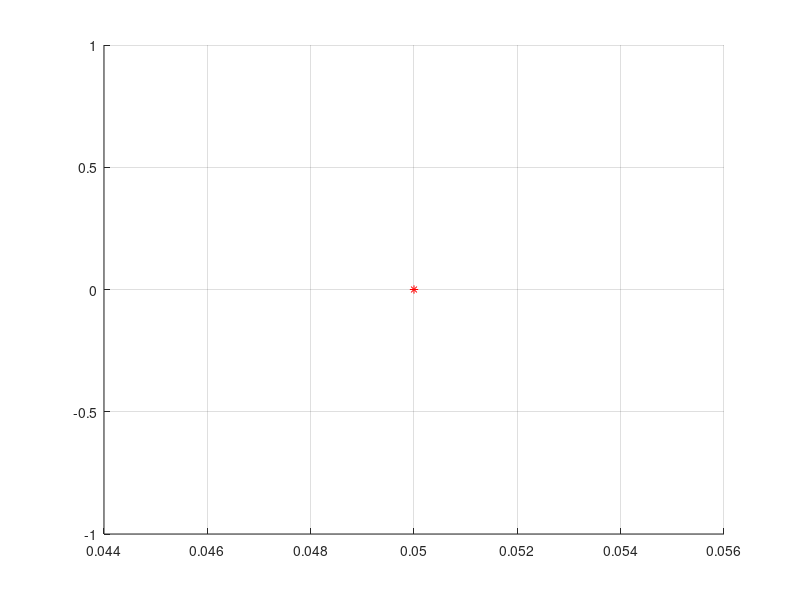

Here is the MATLAB script that generated this plot: (Note: this script raises an error after producing the figure.)
%% In this program we are calculating primitive for given Ackermann vehicles
%
%function is working with max_steering_angle, car wheelbase and resolution

clear all;
close all;

steering_angle = 30;
wheelbase = 0.65;
resolution = 0.05;

max_dist = 5.0; 
numberOfAngle = 16; % only working with 16 angles
numberOfIntermediatePose = 10;

steering_angle_max = steering_angle*pi/180; % in radiants
min_radius = wheelbase/tan(steering_angle_max);

long_distance_factor = 10; % 10 times make bigger direct primitives

forward_move = 1;
bacward_move = 1;

% forward primitives costs
forward_penalty = 2; 
long_forward_penalty = 1;
curve_forward_penalty = 1;

% bacward primitives costs
bacward_penalty = 4; 
long_bacward_penalty = 3;
curve_bacward_penalty = 3;

print_stuff=1;

if(print_stuff==1)
    figure();
    hold on;
    grid on;
end

primID = 1;

start_position = [0 0];
for_loop_search = [resolution:resolution:max_dist];

% Straight lines x-y points
k = 2;
y = [0:k-1 k*ones(1,2*k+1) k-1:-1:-k+1 -k*ones(1,2*k+1) -k+1:-1];
x = -[-k*ones(1,k) [-k:k-1] k*ones(1,2*k+1) k-1:-1:-k -k*ones(1,k-1)];

% 16 number of angles
angles = [atan2(0,1) atan2(1,2) atan2(1,1) atan2(2,1) atan2(1,0) atan2(2,-1) atan2(1,-1) atan2(1,-2) atan2(0,-1) atan2(-1,-2) atan2(-1,-1) atan2(-2,-1) atan2(-1,0) atan2(-2,1) atan2(-1,1) atan2(-1,2)];

% atan2(0,1) direction 0
% atan2(1,2  direction 1                        6   5   4   3   2
% atan2(1,1)  direction 2                               |       
% atan2(2,1) direction 3                        7       |       1
% atan2(1 0)  direction 4                               |
% atan(2,-1) direction 5                        8 ------|------ 0                                           
% atan2(1, -1) direction 6                              |       
% atan2(1,-2) direction 7                       9       |      15  
% atan2(0, -1) direction 8                              |       
% atan2(-1,-2) direction 9                      10 11  12  13  14
% atan2(-1 -1)  direction 10                            
% atan2(-2,-1)  direction 11                   
% atan2(-1,0) direction 12
% atan2(-2,1) direction 13
% atan2(-1,1) direction 14
% atan2(-1,2) direction 15



%% forward move start-----------------------------------------------------------------------------------
if (forward_move ==1 ) 
degree = 1;

while degree <= 16
    if (degree == 2 || degree == 4 || degree == 6 || degree == 8 || degree == 10 || degree == 12 || degree == 14 || degree == 16)
        if(print_stuff==1)
        hold on;
        grid on;
        plot(x(degree)*resolution, y(degree)*resolution, 'r*')
        end
        straight_start_pose_theta = angles(degree);
        straight_start_pose = [start_position straight_start_pose_theta];

        end_position = [x(degree)*resolution y(degree)*resolution];
        straight_end_pose_theta = straight_start_pose_theta;
        straight_end_pose = [end_position straight_end_pose_theta];
        
        end_position_long = [x(degree)*resolution*long_distance_factor y(degree)*resolution*long_distance_factor];
        straight_end_pose_long = [end_position_long straight_end_pose_theta];

        [clotoid_check_straight, p_straight, L ] = clotoide(straight_start_pose, straight_end_pose, numberOfIntermediatePose, min_radius);
        [clotoid_check_straight_long, p_straight_long, L ] = clotoide(straight_start_pose, straight_end_pose_long, numberOfIntermediatePose, min_radius);

        [primID, send_primitives] = primitive_function(straight_start_pose, straight_end_pose, p_straight, straight_start_pose, straight_end_pose_long, p_straight_long, primID, resolution, forward_penalty, long_forward_penalty, angles, print_stuff);
        primitives(primID-2) = send_primitives(primID-2);
        primitives(primID-1) = send_primitives(primID-1);
        
        degree = degree + 1;
    else
        if(print_stuff==1)
        hold on;
        grid on;
        plot(x(degree)*(resolution/2), y(degree)*(resolution/2), 'r*')
        end    
        straight_start_pose_theta = angles(degree);
        straight_start_pose = [start_position straight_start_pose_theta];

        end_position = [x(degree)*(resolution/2) y(degree)*(resolution/2)];
        straight_end_pose_theta = straight_start_pose_theta;
        straight_end_pose = [end_position straight_end_pose_theta];
        
        end_position_long = [x(degree)*(resolution/2)*long_distance_factor y(degree)*(resolution/2)*long_distance_factor];
        straight_end_pose_long = [end_position_long straight_end_pose_theta];

        [clotoid_check_straight, p_straight, L ] = clotoide(straight_start_pose, straight_end_pose, numberOfIntermediatePose, min_radius);
        [clotoid_check_straight_long, p_straight_long, L ] = clotoide(straight_start_pose, straight_end_pose_long, numberOfIntermediatePose, min_radius);
        
        [primID, send_primitives] = primitive_function(straight_start_pose, straight_end_pose, p_straight, straight_start_pose, straight_end_pose_long, p_straight_long, primID, resolution, forward_penalty, long_forward_penalty, angles, print_stuff);
        primitives(primID-2) = send_primitives(primID-2);
        primitives(primID-1) = send_primitives(primID-1);
        
        degree = degree + 1; 
    end
end

%% For loop Quadrants:

for degree_number = 1:16
    
%%%%%%%%%%%%%%%%%%%%%%%%%%%%%%%%%%%%%%%%%%%%%%%%%%%%%%%%%%%%%%%%%%%%%%%%%%%%%%%%%%%%%%%%%%%%%%    
    if (degree_number == 1 || degree_number == 2 || degree_number == 3 || degree_number == 4) %% Quadrant 1
        
        start_pose_theta = angles(degree_number+1);
        start_pose = [start_position start_pose_theta];
        if (degree_number ~= 1)
        end_pose_theta = angles(degree_number-1);

        start_pose_theta_2 = angles(degree_number-1);    
        start_pose_2 = [start_position start_pose_theta_2];
        end
        end_pose_theta_2 = angles(degree_number+1);
        
        if (degree_number == 1)
        % d1
        end_pose_theta = angles(16);

        start_pose_theta_2 = angles(16);    
        start_pose_2 = [start_position start_pose_theta_2];
        
        for x_position = for_loop_search
            final_position = [x_position 0];
            end_pose = [final_position end_pose_theta];
            [clotoid_check, p, L ] = clotoide(start_pose, end_pose, numberOfIntermediatePose, min_radius);

            x_position_2 = x_position;
            final_position_2 = [x_position_2 0];
            end_pose_2 = [final_position_2 end_pose_theta_2];
            [clotoid_check_2, p_2, L ] = clotoide(start_pose_2, end_pose_2, numberOfIntermediatePose, min_radius);

            if (clotoid_check == true && clotoid_check_2 == true)
                [primID, send_primitives] = primitive_function(start_pose, end_pose, p, start_pose_2, end_pose_2, p_2, primID, resolution, curve_forward_penalty, curve_forward_penalty, angles, print_stuff);
                primitives(primID-2) = send_primitives(primID-2);
                primitives(primID-1) = send_primitives(primID-1);
                break 
            end   
        end
        end

        % d2 and d3
        if(degree_number == 2)
        for y_position = for_loop_search
            final_position = [y_position*2 y_position];
            end_pose = [final_position end_pose_theta];
            [clotoid_check, p, L ] = clotoide(start_pose, end_pose, numberOfIntermediatePose, min_radius);

            y_position_2 = y_position;
            final_position_2 = [y_position_2*2 y_position_2];
            end_pose_2 = [final_position_2 end_pose_theta_2];
            [clotoid_check_2, p_2, L ] = clotoide(start_pose_2, end_pose_2, numberOfIntermediatePose, min_radius);

            if (clotoid_check == true && clotoid_check_2 == true)
                [primID, send_primitives] = primitive_function(start_pose, end_pose, p, start_pose_2, end_pose_2, p_2, primID, resolution, curve_forward_penalty, curve_forward_penalty, angles, print_stuff);
                primitives(primID-2) = send_primitives(primID-2);
                primitives(primID-1) = send_primitives(primID-1);
                break
            end 
        end
        end

        % d4 
        if(degree_number == 3)     
        for x_position = for_loop_search
            y_position = x_position;
            final_position = [x_position y_position];
            end_pose = [final_position end_pose_theta];
            [clotoid_check, p, L ] = clotoide(start_pose, end_pose, numberOfIntermediatePose, min_radius);

            x_position_2 = x_position;
            y_position_2 = x_position_2;
            final_position_2 = [x_position_2 y_position_2];
            end_pose_2 = [final_position_2 end_pose_theta_2];
            [clotoid_check_2, p_2, L ] = clotoide(start_pose_2, end_pose_2, numberOfIntermediatePose, min_radius);

            if (clotoid_check == true && clotoid_check_2 == true)
                [primID, send_primitives] = primitive_function(start_pose, end_pose, p, start_pose_2, end_pose_2, p_2, primID, resolution, curve_forward_penalty, curve_forward_penalty, angles, print_stuff);
                primitives(primID-2) = send_primitives(primID-2);
                primitives(primID-1) = send_primitives(primID-1);
                break
            end 
        end
        end
        
        %  d5 and d6
        if(degree_number == 4)
        for x_position = for_loop_search
            final_position = [x_position x_position*2];
            end_pose = [final_position end_pose_theta];
            [clotoid_check, p, L ] = clotoide(start_pose, end_pose, numberOfIntermediatePose, min_radius);

            x_position_2 = x_position;
            final_position_2 = [x_position_2 x_position_2*2];
            end_pose_2 = [final_position_2 end_pose_theta_2];
            [clotoid_check_2, p_2, L ] = clotoide(start_pose_2, end_pose_2, numberOfIntermediatePose, min_radius);

            if (clotoid_check == true && clotoid_check_2 == true)
                [primID, send_primitives] = primitive_function(start_pose, end_pose, p, start_pose_2, end_pose_2, p_2, primID, resolution, curve_forward_penalty, curve_forward_penalty, angles, print_stuff);
                primitives(primID-2) = send_primitives(primID-2);
                primitives(primID-1) = send_primitives(primID-1);
                break
            end 
        end
        end
     end
    
%%%%%%%%%%%%%%%%%%%%%%%%%%%%%%%%%%%%%%%%%%%%%%%%%%%%%%%%%%%%%%%%%%%%%%%%%%%%%%%%%%%%%%%%%%%%%%%%%%%%%%%
   if (degree_number == 5 || degree_number == 6 || degree_number == 7 || degree_number == 8) %% Quadrant 2
        
        start_pose_theta = angles(degree_number+1);
        start_pose = [start_position start_pose_theta];

        end_pose_theta = angles(degree_number-1);

        start_pose_theta_2 = angles(degree_number-1);    
        start_pose_2 = [start_position start_pose_theta_2];

        end_pose_theta_2 = angles(degree_number+1);
       
       if (degree_number == 5)
        % d1

        for y_position = for_loop_search
            final_position = [0 y_position];
            end_pose = [final_position end_pose_theta];
            [clotoid_check, p, L ] = clotoide(start_pose, end_pose, numberOfIntermediatePose, min_radius);

            y_position_2 = y_position;
            final_position_2 = [0 y_position_2];
            end_pose_2 = [final_position_2 end_pose_theta_2];
            [clotoid_check_2, p_2, L ] = clotoide(start_pose_2, end_pose_2, numberOfIntermediatePose, min_radius);

            if (clotoid_check == true && clotoid_check_2 == true)
                [primID, send_primitives] = primitive_function(start_pose, end_pose, p, start_pose_2, end_pose_2, p_2, primID, resolution, curve_forward_penalty, curve_forward_penalty, angles, print_stuff);
                primitives(primID-2) = send_primitives(primID-2);
                primitives(primID-1) = send_primitives(primID-1);
                break 
            end   
        end
        end

        % d2 and d3
        if(degree_number == 6)
        for x_position = for_loop_search
            final_position = [-x_position x_position*2];
            end_pose = [final_position end_pose_theta];
            [clotoid_check, p, L ] = clotoide(start_pose, end_pose, numberOfIntermediatePose, min_radius);

            x_position_2 = x_position;
            final_position_2 = [-x_position_2 x_position_2*2];
            end_pose_2 = [final_position_2 end_pose_theta_2];
            [clotoid_check_2, p_2, L ] = clotoide(start_pose_2, end_pose_2, numberOfIntermediatePose, min_radius);

            if (clotoid_check == true && clotoid_check_2 == true)
                [primID, send_primitives] = primitive_function(start_pose, end_pose, p, start_pose_2, end_pose_2, p_2, primID, resolution, curve_forward_penalty, curve_forward_penalty, angles, print_stuff);
                primitives(primID-2) = send_primitives(primID-2);
                primitives(primID-1) = send_primitives(primID-1);
                break
            end 
        end   
        end

        % d4 
        if(degree_number == 7)
        for x_position = for_loop_search
            y_position = x_position;
            final_position = [-x_position y_position];
            end_pose = [final_position end_pose_theta];
            [clotoid_check, p, L ] = clotoide(start_pose, end_pose, numberOfIntermediatePose, min_radius);

            x_position_2 = x_position;
            y_position_2 = x_position_2;
            final_position_2 = [-x_position_2 y_position_2];
            end_pose_2 = [final_position_2 end_pose_theta_2];
            [clotoid_check_2, p_2, L ] = clotoide(start_pose_2, end_pose_2, numberOfIntermediatePose, min_radius);

            if (clotoid_check == true && clotoid_check_2 == true)
                [primID, send_primitives] = primitive_function(start_pose, end_pose, p, start_pose_2, end_pose_2, p_2, primID, resolution, curve_forward_penalty, curve_forward_penalty, angles, print_stuff);
                primitives(primID-2) = send_primitives(primID-2);
                primitives(primID-1) = send_primitives(primID-1);
                break
            end 
        end
        end
       
        
        % d5 and d6
        if(degree_number == 8)
        for y_position = for_loop_search
            final_position = [-y_position*2 y_position];
            end_pose = [final_position end_pose_theta];
            [clotoid_check, p, L ] = clotoide(start_pose, end_pose, numberOfIntermediatePose, min_radius);

            y_position_2 = y_position;
            final_position_2 = [-y_position_2*2 y_position_2];
            end_pose_2 = [final_position_2 end_pose_theta_2];
            [clotoid_check_2, p_2, L ] = clotoide(start_pose_2, end_pose_2, numberOfIntermediatePose, min_radius);

            if (clotoid_check == true && clotoid_check_2 == true)
                [primID, send_primitives] = primitive_function(start_pose, end_pose, p, start_pose_2, end_pose_2, p_2, primID, resolution, curve_forward_penalty, curve_forward_penalty, angles, print_stuff);
                primitives(primID-2) = send_primitives(primID-2);
                primitives(primID-1) = send_primitives(primID-1);
                break
            end 
        end
        end    
    end
    
    
% %%%%%%%%%%%%%%%%%%%%%%%%%%%%%%%%%%%%%%%%%%%%%%%%%%%%%%%%%%%%%%%%%%%%%%%%%%%%%%%%%%%%%%%%%%%%%%%%%%%%    
    if (degree_number == 9 || degree_number == 10 || degree_number == 11 || degree_number == 12) %% Quadrant 3
        
        start_pose_theta = angles(degree_number+1);
        start_pose = [start_position start_pose_theta];
        
        end_pose_theta = angles(degree_number-1);

        start_pose_theta_2 = angles(degree_number-1);    
        start_pose_2 = [start_position start_pose_theta_2];
        
        end_pose_theta_2 = angles(degree_number+1);
        
        % d1 
        if (degree_number == 9)       
        for x_position = for_loop_search
            final_position = [-x_position 0];
            end_pose = [final_position end_pose_theta];
            [clotoid_check, p, L ] = clotoide(start_pose, end_pose, numberOfIntermediatePose, min_radius);

            x_position_2 = x_position;
            final_position_2 = [-x_position_2 0];
            end_pose_2 = [final_position_2 end_pose_theta_2];
            [clotoid_check_2, p_2, L ] = clotoide(start_pose_2, end_pose_2, numberOfIntermediatePose, min_radius);

            if (clotoid_check == true && clotoid_check_2 == true)
                [primID, send_primitives] = primitive_function(start_pose, end_pose, p, start_pose_2, end_pose_2, p_2, primID, resolution, curve_forward_penalty, curve_forward_penalty, angles, print_stuff);
                primitives(primID-2) = send_primitives(primID-2);
                primitives(primID-1) = send_primitives(primID-1);
                break 
            end   
        end
        end

        % d2 and d3
        if(degree_number == 10)
        for y_position = for_loop_search
            final_position = [-y_position*2 -y_position];
            end_pose = [final_position end_pose_theta];
            [clotoid_check, p, L ] = clotoide(start_pose, end_pose, numberOfIntermediatePose, min_radius);

            y_position_2 = y_position;
            final_position_2 = [-y_position_2*2 -y_position_2];
            end_pose_2 = [final_position_2 end_pose_theta_2];
            [clotoid_check_2, p_2, L ] = clotoide(start_pose_2, end_pose_2, numberOfIntermediatePose, min_radius);

            if (clotoid_check == true && clotoid_check_2 == true)
                [primID, send_primitives] = primitive_function(start_pose, end_pose, p, start_pose_2, end_pose_2, p_2, primID, resolution, curve_forward_penalty, curve_forward_penalty, angles, print_stuff);
                primitives(primID-2) = send_primitives(primID-2);
                primitives(primID-1) = send_primitives(primID-1);
                break
            end 
        end
        end

        % d4 
        if(degree_number == 11)     
        for x_position = for_loop_search
            y_position = x_position;
            final_position = [-x_position -y_position];
            end_pose = [final_position end_pose_theta];
            [clotoid_check, p, L ] = clotoide(start_pose, end_pose, numberOfIntermediatePose, min_radius);

            x_position_2 = x_position;
            y_position_2 = x_position_2;
            final_position_2 = [-x_position_2 -y_position_2];
            end_pose_2 = [final_position_2 end_pose_theta_2];
            [clotoid_check_2, p_2, L ] = clotoide(start_pose_2, end_pose_2, numberOfIntermediatePose, min_radius);

            if (clotoid_check == true && clotoid_check_2 == true)
                [primID, send_primitives] = primitive_function(start_pose, end_pose, p, start_pose_2, end_pose_2, p_2, primID, resolution, curve_forward_penalty, curve_forward_penalty, angles, print_stuff);
                primitives(primID-2) = send_primitives(primID-2);
                primitives(primID-1) = send_primitives(primID-1);
                break
            end 
        end
        end
        
        %  d5 and d6
        if(degree_number == 12)
        for x_position = for_loop_search
            final_position = [-x_position -x_position*2];
            end_pose = [final_position end_pose_theta];
            [clotoid_check, p, L ] = clotoide(start_pose, end_pose, numberOfIntermediatePose, min_radius);

            x_position_2 = x_position;
            final_position_2 = [-x_position_2 -x_position_2*2];
            end_pose_2 = [final_position_2 end_pose_theta_2];
            [clotoid_check_2, p_2, L ] = clotoide(start_pose_2, end_pose_2, numberOfIntermediatePose, min_radius);

            if (clotoid_check == true && clotoid_check_2 == true)
                [primID, send_primitives] = primitive_function(start_pose, end_pose, p, start_pose_2, end_pose_2, p_2, primID, resolution, curve_forward_penalty, curve_forward_penalty, angles, print_stuff);
                primitives(primID-2) = send_primitives(primID-2);
                primitives(primID-1) = send_primitives(primID-1);
                break
            end 
        end
        end
     end
    
    
    
% % %%%%%%%%%%%%%%%%%%%%%%%%%%%%%%%%%%%%%%%%%%%%%%%%%%%%%%%%%%%%%%%%%%%%%%%%%%%%%%%%%%%%%%%%%%%%%%%%%%%    
    if (degree_number == 13 || degree_number == 14 || degree_number == 15 || degree_number == 16) %% Quadrant 4
        if ( degree_number ~= 16)
        start_pose_theta = angles(degree_number+1);
        start_pose = [start_position start_pose_theta];

        end_pose_theta = angles(degree_number-1);

        start_pose_theta_2 = angles(degree_number-1);    
        start_pose_2 = [start_position start_pose_theta_2];

        end_pose_theta_2 = angles(degree_number+1);
        end
        % d1
        if (degree_number == 13)
        for y_position = for_loop_search
            final_position = [0 -y_position];
            end_pose = [final_position end_pose_theta];
            [clotoid_check, p, L ] = clotoide(start_pose, end_pose, numberOfIntermediatePose, min_radius);

            y_position_2 = y_position;
            final_position_2 = [0 -y_position_2];
            end_pose_2 = [final_position_2 end_pose_theta_2];
            [clotoid_check_2, p_2, L ] = clotoide(start_pose_2, end_pose_2, numberOfIntermediatePose, min_radius);

            if (clotoid_check == true && clotoid_check_2 == true)
                [primID, send_primitives] = primitive_function(start_pose, end_pose, p, start_pose_2, end_pose_2, p_2, primID, resolution, curve_forward_penalty, curve_forward_penalty, angles, print_stuff);
                primitives(primID-2) = send_primitives(primID-2);
                primitives(primID-1) = send_primitives(primID-1);
                break 
            end   
        end
        end

        % d2 and d3
        if(degree_number == 14)
        for x_position = for_loop_search
            final_position = [x_position -x_position*2];
            end_pose = [final_position end_pose_theta];
            [clotoid_check, p, L ] = clotoide(start_pose, end_pose, numberOfIntermediatePose, min_radius);

            x_position_2 = x_position;
            final_position_2 = [x_position_2 -x_position_2*2];
            end_pose_2 = [final_position_2 end_pose_theta_2];
            [clotoid_check_2, p_2, L ] = clotoide(start_pose_2, end_pose_2, numberOfIntermediatePose, min_radius);

            if (clotoid_check == true && clotoid_check_2 == true)
                [primID, send_primitives] = primitive_function(start_pose, end_pose, p, start_pose_2, end_pose_2, p_2, primID, resolution, curve_forward_penalty, curve_forward_penalty, angles, print_stuff);
                primitives(primID-2) = send_primitives(primID-2);
                primitives(primID-1) = send_primitives(primID-1);
                break
            end 
        end   
        end

        % d4 
        if(degree_number == 15)
        for x_position = for_loop_search
            y_position = x_position;
            final_position = [x_position -y_position];
            end_pose = [final_position end_pose_theta];
            [clotoid_check, p, L ] = clotoide(start_pose, end_pose, numberOfIntermediatePose, min_radius);

            x_position_2 = x_position;
            y_position_2 = x_position_2;
            final_position_2 = [x_position_2 -y_position_2];
            end_pose_2 = [final_position_2 end_pose_theta_2];
            [clotoid_check_2, p_2, L ] = clotoide(start_pose_2, end_pose_2, numberOfIntermediatePose, min_radius);

            if (clotoid_check == true && clotoid_check_2 == true)
                [primID, send_primitives] = primitive_function(start_pose, end_pose, p, start_pose_2, end_pose_2, p_2, primID, resolution, curve_forward_penalty, curve_forward_penalty, angles, print_stuff);
                primitives(primID-2) = send_primitives(primID-2);
                primitives(primID-1) = send_primitives(primID-1);
                break
            end 
        end
        end
       
        
        % d5 and d6
        if(degree_number == 16)
            start_pose_theta = angles(1);
            start_pose = [start_position start_pose_theta];

            end_pose_theta = angles(degree_number-1);

            start_pose_theta_2 = angles(degree_number-1);    
            start_pose_2 = [start_position start_pose_theta_2];

            end_pose_theta_2 = angles(1);
            
        for y_position = for_loop_search
            final_position = [y_position*2 -y_position];
            end_pose = [final_position end_pose_theta];
            [clotoid_check, p, L ] = clotoide(start_pose, end_pose, numberOfIntermediatePose, min_radius);

            y_position_2 = y_position;
            final_position_2 = [y_position_2*2 -y_position_2];
            end_pose_2 = [final_position_2 end_pose_theta_2];
            [clotoid_check_2, p_2, L ] = clotoide(start_pose_2, end_pose_2, numberOfIntermediatePose, min_radius);

            if (clotoid_check == true && clotoid_check_2 == true)
                [primID, send_primitives] = primitive_function(start_pose, end_pose, p, start_pose_2, end_pose_2, p_2, primID, resolution, curve_forward_penalty, curve_forward_penalty, angles, print_stuff);
                primitives(primID-2) = send_primitives(primID-2);
                primitives(primID-1) = send_primitives(primID-1);
                break
            end 
        end
        end    
    end
    
end

end  %% forward move end-----------------------------------------------------------------------------------


%% bacward move start-----------------------------------------------------------------------------------
if (bacward_move ==1 ) 
degree = 1;

while degree <= 16
    if (degree == 2 || degree == 4 || degree == 6 || degree == 8 || degree == 10 || degree == 12 || degree == 14 || degree == 16)
        if(print_stuff==1)
        hold on;
        grid on;
        plot(-x(degree)*resolution, -y(degree)*resolution, 'r*')
        end
        straight_start_pose_theta = angles(degree);
        straight_start_pose = [start_position straight_start_pose_theta];

        end_position = [-x(degree)*resolution -y(degree)*resolution];
        straight_end_pose_theta = straight_start_pose_theta;
        straight_end_pose = [end_position straight_end_pose_theta];
        
        end_position_long = [-x(degree)*resolution*long_distance_factor -y(degree)*resolution*long_distance_factor];
        straight_end_pose_long = [end_position_long straight_end_pose_theta];

        [clotoid_check_straight, f_p_straight, L ] = clotoide(straight_end_pose, straight_start_pose, numberOfIntermediatePose, min_radius);
        [clotoid_check_straight_long, f_p_straight_long, L ] = clotoide(straight_end_pose_long, straight_start_pose, numberOfIntermediatePose, min_radius);
        p_straight = flip(f_p_straight);
        p_straight_long = flip(f_p_straight_long);
        
        [primID, send_primitives] = primitive_function(straight_start_pose, straight_end_pose, p_straight, straight_start_pose, straight_end_pose_long, p_straight_long, primID, resolution, bacward_penalty, long_bacward_penalty, angles, print_stuff);
        primitives(primID-2) = send_primitives(primID-2);
        primitives(primID-1) = send_primitives(primID-1);
        
        degree = degree + 1;
    else
        if(print_stuff==1)
        hold on;
        grid on;
        plot(-x(degree)*(resolution/2), -y(degree)*(resolution/2), 'r*')
        end    
        straight_start_pose_theta = angles(degree);
        straight_start_pose = [start_position straight_start_pose_theta];

        end_position = [-x(degree)*(resolution/2) -y(degree)*(resolution/2)];
        straight_end_pose_theta = straight_start_pose_theta;
        straight_end_pose = [end_position straight_end_pose_theta];
        
        end_position_long = [-x(degree)*(resolution/2)*long_distance_factor -y(degree)*(resolution/2)*long_distance_factor];
        straight_end_pose_long = [end_position_long straight_end_pose_theta];

        [clotoid_check_straight, f_p_straight, L ] = clotoide(straight_end_pose, straight_start_pose, numberOfIntermediatePose, min_radius);
        [clotoid_check_straight_long, f_p_straight_long, L ] = clotoide(straight_end_pose_long, straight_start_pose, numberOfIntermediatePose, min_radius);
        p_straight = flip(f_p_straight);
        p_straight_long = flip(f_p_straight_long);
        
        [primID, send_primitives] = primitive_function(straight_start_pose, straight_end_pose, p_straight, straight_start_pose, straight_end_pose_long, p_straight_long, primID, resolution, bacward_penalty, long_bacward_penalty, angles, print_stuff);
        primitives(primID-2) = send_primitives(primID-2);
        primitives(primID-1) = send_primitives(primID-1);
        
        degree = degree + 1; 
    end
end

%% For loop Quadrants:

for degree_number = 1:16
    
%%%%%%%%%%%%%%%%%%%%%%%%%%%%%%%%%%%%%%%%%%%%%%%%%%%%%%%%%%%%%%%%%%%%%%%%%%%%%%%%%%%%%%%%%%%%%%    
    if (degree_number == 1 || degree_number == 2 || degree_number == 3 || degree_number == 4) %% Quadrant 1
        
        start_pose_theta = angles(degree_number+1);
        start_pose = [start_position start_pose_theta];
        if (degree_number ~= 1)
        end_pose_theta = angles(degree_number-1);

        start_pose_theta_2 = angles(degree_number-1);    
        start_pose_2 = [start_position start_pose_theta_2];
        end
        end_pose_theta_2 = angles(degree_number+1);
        
        if (degree_number == 1)
        % d1
        end_pose_theta = angles(16);

        start_pose_theta_2 = angles(16);    
        start_pose_2 = [start_position start_pose_theta_2];
        
        for x_position = for_loop_search
            final_position = [-x_position 0];
            end_pose = [final_position end_pose_theta];
            [clotoid_check, f_p, L ] = clotoide(end_pose, start_pose, numberOfIntermediatePose, min_radius);

            x_position_2 = x_position;
            final_position_2 = [-x_position_2 0];
            end_pose_2 = [final_position_2 end_pose_theta_2];
            [clotoid_check_2, f_p_2, L ] = clotoide(end_pose_2, start_pose_2, numberOfIntermediatePose, min_radius);
            
            p = flip(f_p);
            p_2= flip(f_p_2);

            if (clotoid_check == true && clotoid_check_2 == true)
                [primID, send_primitives] = primitive_function(start_pose, end_pose, p, start_pose_2, end_pose_2, p_2, primID, resolution, curve_bacward_penalty, curve_bacward_penalty, angles, print_stuff);
                primitives(primID-2) = send_primitives(primID-2);
                primitives(primID-1) = send_primitives(primID-1);
                break 
            end   
        end
        end

        % d2 and d3
        if(degree_number == 2)
        for y_position = for_loop_search
            final_position = [-y_position*2 -y_position];
            end_pose = [final_position end_pose_theta];
            [clotoid_check, f_p, L ] = clotoide(end_pose, start_pose, numberOfIntermediatePose, min_radius);

            y_position_2 = y_position;
            final_position_2 = [-y_position_2*2 -y_position_2];
            end_pose_2 = [final_position_2 end_pose_theta_2];
            [clotoid_check_2, f_p_2, L ] = clotoide(end_pose_2, start_pose_2, numberOfIntermediatePose, min_radius);
            
            p = flip(f_p);
            p_2= flip(f_p_2);
            
            if (clotoid_check == true && clotoid_check_2 == true)
                [primID, send_primitives] = primitive_function(start_pose, end_pose, p, start_pose_2, end_pose_2, p_2, primID, resolution, curve_bacward_penalty, curve_bacward_penalty, angles, print_stuff);
                primitives(primID-2) = send_primitives(primID-2);
                primitives(primID-1) = send_primitives(primID-1);
                break
            end 
        end
        end

        % d4 
        if(degree_number == 3)     
        for x_position = for_loop_search
            y_position = x_position;
            final_position = [-x_position -y_position];
            end_pose = [final_position end_pose_theta];
            [clotoid_check, f_p, L ] = clotoide(end_pose, start_pose, numberOfIntermediatePose, min_radius);

            x_position_2 = x_position;
            y_position_2 = x_position_2;
            final_position_2 = [-x_position_2 -y_position_2];
            end_pose_2 = [final_position_2 end_pose_theta_2];
            [clotoid_check_2, f_p_2, L ] = clotoide(end_pose_2, start_pose_2, numberOfIntermediatePose, min_radius);
            
            p = flip(f_p);
            p_2= flip(f_p_2);
            
            if (clotoid_check == true && clotoid_check_2 == true)
                [primID, send_primitives] = primitive_function(start_pose, end_pose, p, start_pose_2, end_pose_2, p_2, primID, resolution, curve_bacward_penalty, curve_bacward_penalty, angles, print_stuff);
                primitives(primID-2) = send_primitives(primID-2);
                primitives(primID-1) = send_primitives(primID-1);
                break
            end 
        end
        end
        
        %  d5 and d6
        if(degree_number == 4)
        for x_position = for_loop_search
            final_position = [-x_position -x_position*2];
            end_pose = [final_position end_pose_theta];
            [clotoid_check, f_p, L ] = clotoide(end_pose, start_pose, numberOfIntermediatePose, min_radius);

            x_position_2 = x_position;
            final_position_2 = [-x_position_2 -x_position_2*2];
            end_pose_2 = [final_position_2 end_pose_theta_2];
            [clotoid_check_2, f_p_2, L ] = clotoide(end_pose_2, start_pose_2, numberOfIntermediatePose, min_radius);
            
            p = flip(f_p);
            p_2= flip(f_p_2);
            
            if (clotoid_check == true && clotoid_check_2 == true)
                [primID, send_primitives] = primitive_function(start_pose, end_pose, p, start_pose_2, end_pose_2, p_2, primID, resolution, curve_bacward_penalty, curve_bacward_penalty, angles, print_stuff);
                primitives(primID-2) = send_primitives(primID-2);
                primitives(primID-1) = send_primitives(primID-1);
                break
            end 
        end
        end
     end
    
%%%%%%%%%%%%%%%%%%%%%%%%%%%%%%%%%%%%%%%%%%%%%%%%%%%%%%%%%%%%%%%%%%%%%%%%%%%%%%%%%%%%%%%%%%%%%%%%%%%%%%%
   if (degree_number == 5 || degree_number == 6 || degree_number == 7 || degree_number == 8) %% Quadrant 2
        
        start_pose_theta = angles(degree_number+1);
        start_pose = [start_position start_pose_theta];

        end_pose_theta = angles(degree_number-1);

        start_pose_theta_2 = angles(degree_number-1);    
        start_pose_2 = [start_position start_pose_theta_2];

        end_pose_theta_2 = angles(degree_number+1);
       
       if (degree_number == 5)
        % d1

        for y_position = for_loop_search
            final_position = [0 -y_position];
            end_pose = [final_position end_pose_theta];
            [clotoid_check, f_p, L ] = clotoide(end_pose, start_pose, numberOfIntermediatePose, min_radius);

            y_position_2 = y_position;
            final_position_2 = [0 -y_position_2];
            end_pose_2 = [final_position_2 end_pose_theta_2];
            [clotoid_check_2, f_p_2, L ] = clotoide(end_pose_2, start_pose_2, numberOfIntermediatePose, min_radius);
            
            p = flip(f_p);
            p_2= flip(f_p_2);

            if (clotoid_check == true && clotoid_check_2 == true)
                [primID, send_primitives] = primitive_function(start_pose, end_pose, p, start_pose_2, end_pose_2, p_2, primID, resolution, curve_bacward_penalty, curve_bacward_penalty, angles, print_stuff);
                primitives(primID-2) = send_primitives(primID-2);
                primitives(primID-1) = send_primitives(primID-1);
                break 
            end   
        end
        end

        % d2 and d3
        if(degree_number == 6)
        for x_position = for_loop_search
            final_position = [x_position -x_position*2];
            end_pose = [final_position end_pose_theta];
            [clotoid_check, f_p, L ] = clotoide(end_pose, start_pose, numberOfIntermediatePose, min_radius);

            x_position_2 = x_position;
            final_position_2 = [x_position_2 -x_position_2*2];
            end_pose_2 = [final_position_2 end_pose_theta_2];
            [clotoid_check_2, f_p_2, L ] = clotoide(end_pose_2, start_pose_2, numberOfIntermediatePose, min_radius);
            
            p = flip(f_p);
            p_2= flip(f_p_2);
            
            if (clotoid_check == true && clotoid_check_2 == true)
                [primID, send_primitives] = primitive_function(start_pose, end_pose, p, start_pose_2, end_pose_2, p_2, primID, resolution, curve_bacward_penalty, curve_bacward_penalty, angles, print_stuff);
                primitives(primID-2) = send_primitives(primID-2);
                primitives(primID-1) = send_primitives(primID-1);
                break
            end 
        end   
        end

        % d4 
        if(degree_number == 7)
        for x_position = for_loop_search
            y_position = x_position;
            final_position = [x_position -y_position];
            end_pose = [final_position end_pose_theta];
            [clotoid_check, f_p, L ] = clotoide(end_pose, start_pose, numberOfIntermediatePose, min_radius);

            x_position_2 = x_position;
            y_position_2 = x_position_2;
            final_position_2 = [x_position_2 -y_position_2];
            end_pose_2 = [final_position_2 end_pose_theta_2];
            [clotoid_check_2, f_p_2, L ] = clotoide(end_pose_2, start_pose_2, numberOfIntermediatePose, min_radius);
            
            p = flip(f_p);
            p_2= flip(f_p_2);
            
            if (clotoid_check == true && clotoid_check_2 == true)
                [primID, send_primitives] = primitive_function(start_pose, end_pose, p, start_pose_2, end_pose_2, p_2, primID, resolution, curve_bacward_penalty, curve_bacward_penalty, angles, print_stuff);
                primitives(primID-2) = send_primitives(primID-2);
                primitives(primID-1) = send_primitives(primID-1);
                break
            end 
        end
        end
       
        
        % d5 and d6
        if(degree_number == 8)
        for y_position = for_loop_search
            final_position = [y_position*2 -y_position];
            end_pose = [final_position end_pose_theta];
            [clotoid_check, f_p, L ] = clotoide(end_pose, start_pose, numberOfIntermediatePose, min_radius);

            y_position_2 = y_position;
            final_position_2 = [y_position_2*2 -y_position_2];
            end_pose_2 = [final_position_2 end_pose_theta_2];
            [clotoid_check_2, f_p_2, L ] = clotoide(end_pose_2, start_pose_2, numberOfIntermediatePose, min_radius);
            
            p = flip(f_p);
            p_2= flip(f_p_2);
            
            if (clotoid_check == true && clotoid_check_2 == true)
                [primID, send_primitives] = primitive_function(start_pose, end_pose, p, start_pose_2, end_pose_2, p_2, primID, resolution, curve_bacward_penalty, curve_bacward_penalty, angles, print_stuff);
                primitives(primID-2) = send_primitives(primID-2);
                primitives(primID-1) = send_primitives(primID-1);
                break
            end 
        end
        end    
    end
    
    
% %%%%%%%%%%%%%%%%%%%%%%%%%%%%%%%%%%%%%%%%%%%%%%%%%%%%%%%%%%%%%%%%%%%%%%%%%%%%%%%%%%%%%%%%%%%%%%%%%%%%    
    if (degree_number == 9 || degree_number == 10 || degree_number == 11 || degree_number == 12) %% Quadrant 3
        
        start_pose_theta = angles(degree_number+1);
        start_pose = [start_position start_pose_theta];
        
        end_pose_theta = angles(degree_number-1);

        start_pose_theta_2 = angles(degree_number-1);    
        start_pose_2 = [start_position start_pose_theta_2];
        
        end_pose_theta_2 = angles(degree_number+1);
        
        % d1 
        if (degree_number == 9)       
        for x_position = for_loop_search
            final_position = [x_position 0];
            end_pose = [final_position end_pose_theta];
            [clotoid_check, f_p, L ] = clotoide(end_pose, start_pose, numberOfIntermediatePose, min_radius);

            x_position_2 = x_position;
            final_position_2 = [x_position_2 0];
            end_pose_2 = [final_position_2 end_pose_theta_2];
            [clotoid_check_2, f_p_2, L ] = clotoide(end_pose_2, start_pose_2, numberOfIntermediatePose, min_radius);

            p = flip(f_p);
            p_2= flip(f_p_2);
            
            if (clotoid_check == true && clotoid_check_2 == true)
                [primID, send_primitives] = primitive_function(start_pose, end_pose, p, start_pose_2, end_pose_2, p_2, primID, resolution, curve_bacward_penalty, curve_bacward_penalty, angles, print_stuff);
                primitives(primID-2) = send_primitives(primID-2);
                primitives(primID-1) = send_primitives(primID-1);
                break 
            end   
        end
        end

        % d2 and d3
        if(degree_number == 10)
        for y_position = for_loop_search
            final_position = [y_position*2 y_position];
            end_pose = [final_position end_pose_theta];
            [clotoid_check, f_p, L ] = clotoide(end_pose, start_pose, numberOfIntermediatePose, min_radius);

            y_position_2 = y_position;
            final_position_2 = [y_position_2*2 y_position_2];
            end_pose_2 = [final_position_2 end_pose_theta_2];
            [clotoid_check_2, f_p_2, L ] = clotoide(end_pose_2, start_pose_2, numberOfIntermediatePose, min_radius);
            
            p = flip(f_p);
            p_2= flip(f_p_2);
            
            if (clotoid_check == true && clotoid_check_2 == true)
                [primID, send_primitives] = primitive_function(start_pose, end_pose, p, start_pose_2, end_pose_2, p_2, primID, resolution, curve_bacward_penalty, curve_bacward_penalty, angles, print_stuff);
                primitives(primID-2) = send_primitives(primID-2);
                primitives(primID-1) = send_primitives(primID-1);
                break
            end 
        end
        end

        % d4 
        if(degree_number == 11)     
        for x_position = for_loop_search
            y_position = x_position;
            final_position = [x_position y_position];
            end_pose = [final_position end_pose_theta];
            [clotoid_check, f_p, L ] = clotoide(end_pose, start_pose, numberOfIntermediatePose, min_radius);

            x_position_2 = x_position;
            y_position_2 = x_position_2;
            final_position_2 = [x_position_2 y_position_2];
            end_pose_2 = [final_position_2 end_pose_theta_2];
            [clotoid_check_2, f_p_2, L ] = clotoide(end_pose_2, start_pose_2, numberOfIntermediatePose, min_radius);

            p = flip(f_p);
            p_2= flip(f_p_2);
            
            if (clotoid_check == true && clotoid_check_2 == true)
                [primID, send_primitives] = primitive_function(start_pose, end_pose, p, start_pose_2, end_pose_2, p_2, primID, resolution, curve_bacward_penalty, curve_bacward_penalty, angles, print_stuff);
                primitives(primID-2) = send_primitives(primID-2);
                primitives(primID-1) = send_primitives(primID-1);
                break
            end 
        end
        end
        
        %  d5 and d6
        if(degree_number == 12)
        for x_position = for_loop_search
            final_position = [x_position x_position*2];
            end_pose = [final_position end_pose_theta];
            [clotoid_check, f_p, L ] = clotoide(end_pose, start_pose, numberOfIntermediatePose, min_radius);

            x_position_2 = x_position;
            final_position_2 = [x_position_2 x_position_2*2];
            end_pose_2 = [final_position_2 end_pose_theta_2];
            [clotoid_check_2, f_p_2, L ] = clotoide(end_pose_2, start_pose_2, numberOfIntermediatePose, min_radius);

            p = flip(f_p);
            p_2= flip(f_p_2);
            
            if (clotoid_check == true && clotoid_check_2 == true)
                [primID, send_primitives] = primitive_function(start_pose, end_pose, p, start_pose_2, end_pose_2, p_2, primID, resolution, curve_bacward_penalty, curve_bacward_penalty, angles, print_stuff);
                primitives(primID-2) = send_primitives(primID-2);
                primitives(primID-1) = send_primitives(primID-1);
                break
            end 
        end
        end
     end
    
    
    
% % %%%%%%%%%%%%%%%%%%%%%%%%%%%%%%%%%%%%%%%%%%%%%%%%%%%%%%%%%%%%%%%%%%%%%%%%%%%%%%%%%%%%%%%%%%%%%%%%%%%    
    if (degree_number == 13 || degree_number == 14 || degree_number == 15 || degree_number == 16) %% Quadrant 4
        if ( degree_number ~= 16)
        start_pose_theta = angles(degree_number+1);
        start_pose = [start_position start_pose_theta];

        end_pose_theta = angles(degree_number-1);

        start_pose_theta_2 = angles(degree_number-1);    
        start_pose_2 = [start_position start_pose_theta_2];

        end_pose_theta_2 = angles(degree_number+1);
        end
        % d1
        if (degree_number == 13)
        for y_position = for_loop_search
            final_position = [0 y_position];
            end_pose = [final_position end_pose_theta];
            [clotoid_check, f_p, L ] = clotoide(end_pose, start_pose, numberOfIntermediatePose, min_radius);

            y_position_2 = y_position;
            final_position_2 = [0 y_position_2];
            end_pose_2 = [final_position_2 end_pose_theta_2];
            [clotoid_check_2, f_p_2, L ] = clotoide(end_pose_2, start_pose_2, numberOfIntermediatePose, min_radius);

            p = flip(f_p);
            p_2= flip(f_p_2);
            
            if (clotoid_check == true && clotoid_check_2 == true)
                [primID, send_primitives] = primitive_function(start_pose, end_pose, p, start_pose_2, end_pose_2, p_2, primID, resolution, curve_bacward_penalty, curve_bacward_penalty, angles, print_stuff);
                primitives(primID-2) = send_primitives(primID-2);
                primitives(primID-1) = send_primitives(primID-1);
                break 
            end   
        end
        end

        % d2 and d3
        if(degree_number == 14)
        for x_position = for_loop_search
            final_position = [-x_position x_position*2];
            end_pose = [final_position end_pose_theta];
            [clotoid_check, f_p, L ] = clotoide(end_pose, start_pose, numberOfIntermediatePose, min_radius);

            x_position_2 = x_position;
            final_position_2 = [-x_position_2 x_position_2*2];
            end_pose_2 = [final_position_2 end_pose_theta_2];
            [clotoid_check_2, f_p_2, L ] = clotoide(end_pose_2, start_pose_2, numberOfIntermediatePose, min_radius);

            p = flip(f_p);
            p_2= flip(f_p_2);
            
            if (clotoid_check == true && clotoid_check_2 == true)
                [primID, send_primitives] = primitive_function(start_pose, end_pose, p, start_pose_2, end_pose_2, p_2, primID, resolution, curve_bacward_penalty, curve_bacward_penalty, angles, print_stuff);
                primitives(primID-2) = send_primitives(primID-2);
                primitives(primID-1) = send_primitives(primID-1);
                break
            end 
        end   
        end

        % d4 
        if(degree_number == 15)
        for x_position = for_loop_search
            y_position = x_position;
            final_position = [-x_position y_position];
            end_pose = [final_position end_pose_theta];
            [clotoid_check, f_p, L ] = clotoide(end_pose, start_pose, numberOfIntermediatePose, min_radius);

            x_position_2 = x_position;
            y_position_2 = x_position_2;
            final_position_2 = [-x_position_2 y_position_2];
            end_pose_2 = [final_position_2 end_pose_theta_2];
            [clotoid_check_2, f_p_2, L ] = clotoide(end_pose_2, start_pose_2, numberOfIntermediatePose, min_radius);

            p = flip(f_p);
            p_2= flip(f_p_2);
            
            if (clotoid_check == true && clotoid_check_2 == true)
                [primID, send_primitives] = primitive_function(start_pose, end_pose, p, start_pose_2, end_pose_2, p_2, primID, resolution, curve_bacward_penalty, curve_bacward_penalty, angles, print_stuff);
                primitives(primID-2) = send_primitives(primID-2);
                primitives(primID-1) = send_primitives(primID-1);
                break
            end 
        end
        end
       
        
        % d5 and d6
        if(degree_number == 16)
            start_pose_theta = angles(1);
            start_pose = [start_position start_pose_theta];

            end_pose_theta = angles(degree_number-1);

            start_pose_theta_2 = angles(degree_number-1);    
            start_pose_2 = [start_position start_pose_theta_2];

            end_pose_theta_2 = angles(1);
            
        for y_position = for_loop_search
            final_position = [-y_position*2 y_position];
            end_pose = [final_position end_pose_theta];
            [clotoid_check, f_p, L ] = clotoide(end_pose, start_pose, numberOfIntermediatePose, min_radius);

            y_position_2 = y_position;
            final_position_2 = [-y_position_2*2 y_position_2];
            end_pose_2 = [final_position_2 end_pose_theta_2];
            [clotoid_check_2, f_p_2, L ] = clotoide(end_pose_2, start_pose_2, numberOfIntermediatePose, min_radius);

            p = flip(f_p);
            p_2= flip(f_p_2);
            
            if (clotoid_check == true && clotoid_check_2 == true)
                [primID, send_primitives] = primitive_function(start_pose, end_pose, p, start_pose_2, end_pose_2, p_2, primID, resolution, curve_bacward_penalty, curve_bacward_penalty, angles, print_stuff);
                primitives(primID-2) = send_primitives(primID-2);
                primitives(primID-1) = send_primitives(primID-1);
                break
            end 
        end
        end    
    end
    
end

end  %% bacward move end-----------------------------------------------------------------------------------

%% generate file

set(gca,'DataAspectRatio',[1 1 1]);

generate_file(primitives, numberOfAngle, resolution);


%% primitive collection and plot function

function [primID, send_primitives] = primitive_function(start_pose, end_pose, p, start_pose_2, end_pose_2, p_2, primID, resolution, forward_penalty, forward_penalty_2, angles, print_stuff)
    send_primitives(primID).real_start_pose = start_pose;
    send_primitives(primID).real_end_pose = end_pose;
    send_primitives(primID).intermediate_poses = p;
    send_primitives(primID).additionalActionCostMult = forward_penalty;

    send_primitives(primID).start_orientation = find(angles==start_pose(3))-1;
    prim_end_pose = [end_pose(1)/resolution end_pose(2)/resolution find(angles==end_pose(3))-1];
    send_primitives(primID).end_pose = prim_end_pose;
    primID = primID + 1;

    send_primitives(primID).real_start_pose = start_pose_2;
    send_primitives(primID).real_end_pose = end_pose_2;
    send_primitives(primID).intermediate_poses = p_2;
    send_primitives(primID).additionalActionCostMult = forward_penalty_2;
    send_primitives(primID).start_orientation = find(angles==start_pose_2(3))-1;
    prim_end_pose = [end_pose_2(1)/resolution end_pose_2(2)/resolution find(angles==end_pose_2(3))-1];
    send_primitives(primID).end_pose = prim_end_pose;
    primID = primID + 1;
    
    if(print_stuff==1)
        plot(send_primitives(primID-1).intermediate_poses(:,1),send_primitives(primID-1).intermediate_poses(:,2),'+-b');
        plot(send_primitives(primID-2).intermediate_poses(:,1),send_primitives(primID-2).intermediate_poses(:,2),'+-b');
        grid on;
        hold on;
        quiver(send_primitives(primID-1).intermediate_poses(:,1),send_primitives(primID-1).intermediate_poses(:,2),...
            cos(send_primitives(primID-1).intermediate_poses(:,3)),sin(send_primitives(primID-1).intermediate_poses(:,3)),0.1,...
            'Color',[0 0 0]);
        quiver(send_primitives(primID-2).intermediate_poses(:,1),send_primitives(primID-2).intermediate_poses(:,2),...
            cos(send_primitives(primID-2).intermediate_poses(:,3)),sin(send_primitives(primID-2).intermediate_poses(:,3)),0.1,...
            'Color',[0 0 0]);
        pause(0.1);
    end
end
